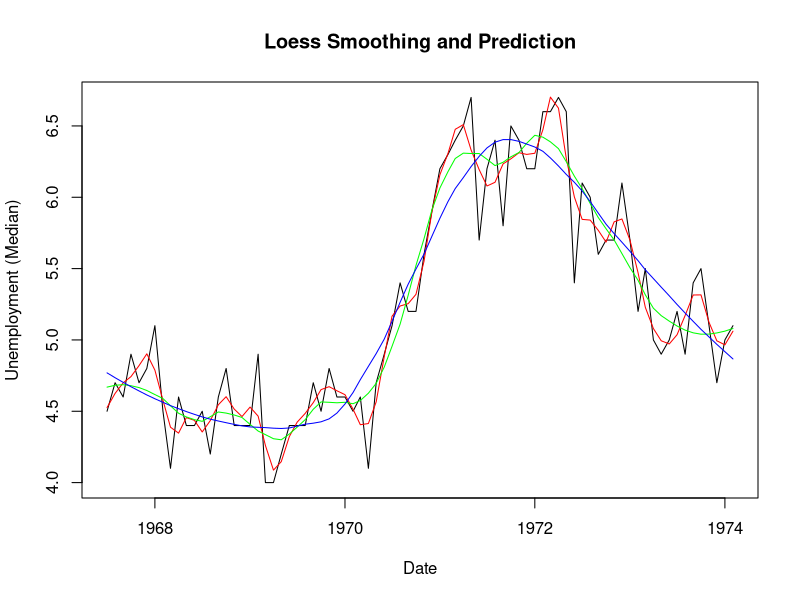

Write R code to recreate this figure.
# LOESS Exaplme from:
# http://r-statistics.co/Loess-Regression-With-R.html
data(economics, package="ggplot2") # load data
economics$index <- 1:nrow(economics) # create index variable
economics <- economics[1:80, ] # retail 80rows for better graphical understanding
loessMod10 <- loess(uempmed ~ index, data=economics, span=0.10) # 10% smoothing span
loessMod25 <- loess(uempmed ~ index, data=economics, span=0.25) # 25% smoothing span
loessMod50 <- loess(uempmed ~ index, data=economics, span=0.50) # 50% smoothing span
# Predict Loess
smoothed10 <- predict(loessMod10)
smoothed25 <- predict(loessMod25)
smoothed50 <- predict(loessMod50)
# From above plot, you would notice that as the span increases, the smoothing of the curve also increases.
# Code for Plot
# Plot it
plot(economics$uempmed, x=economics$date, type="l", main="Loess Smoothing and Prediction",
     xlab="Date", ylab="Unemployment (Median)")
lines(smoothed10, x=economics$date, col="red")
lines(smoothed25, x=economics$date, col="green")
lines(smoothed50, x=economics$date, col="blue")
